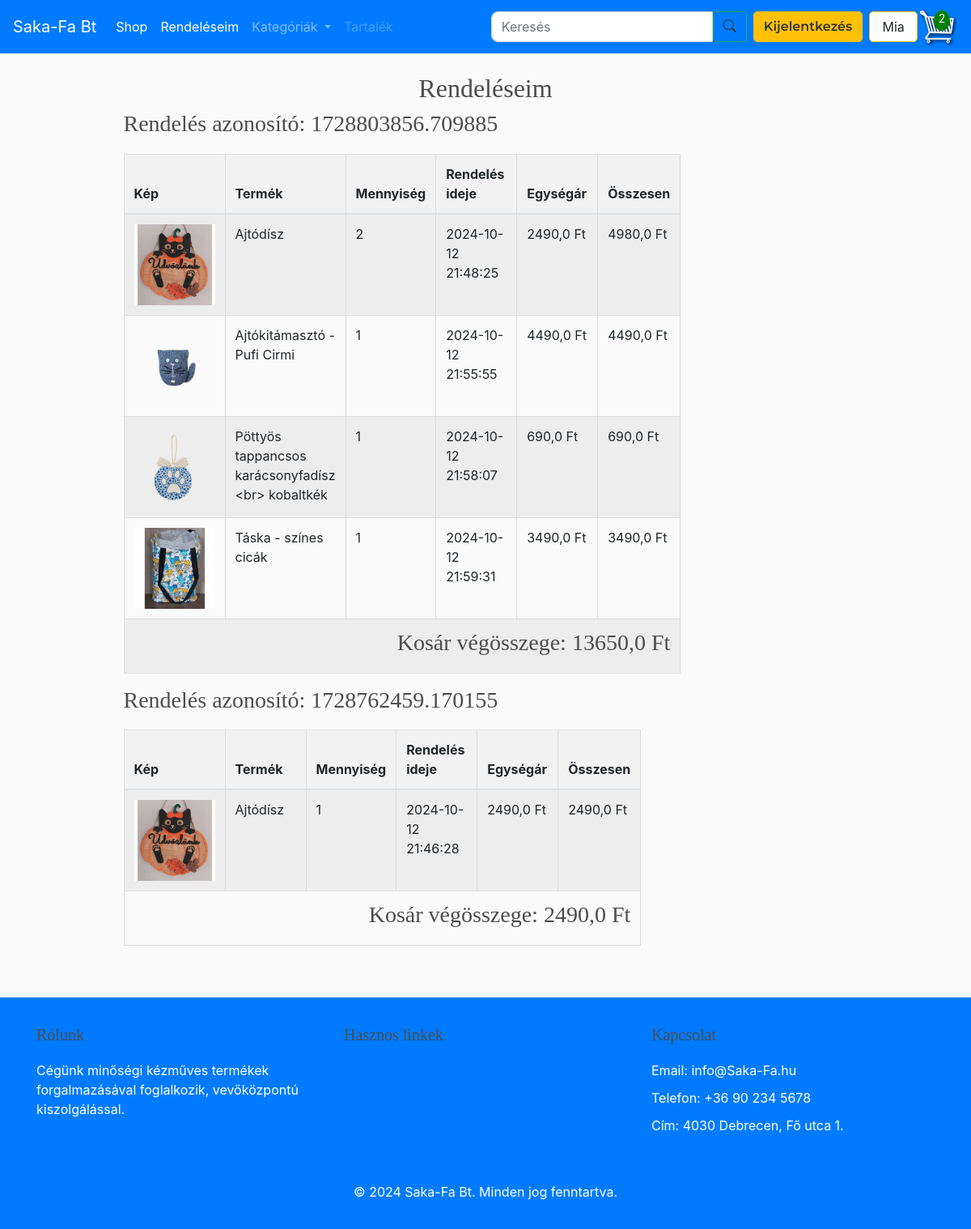
/orders/ (signed in), run on an earlier commit of the app's database.
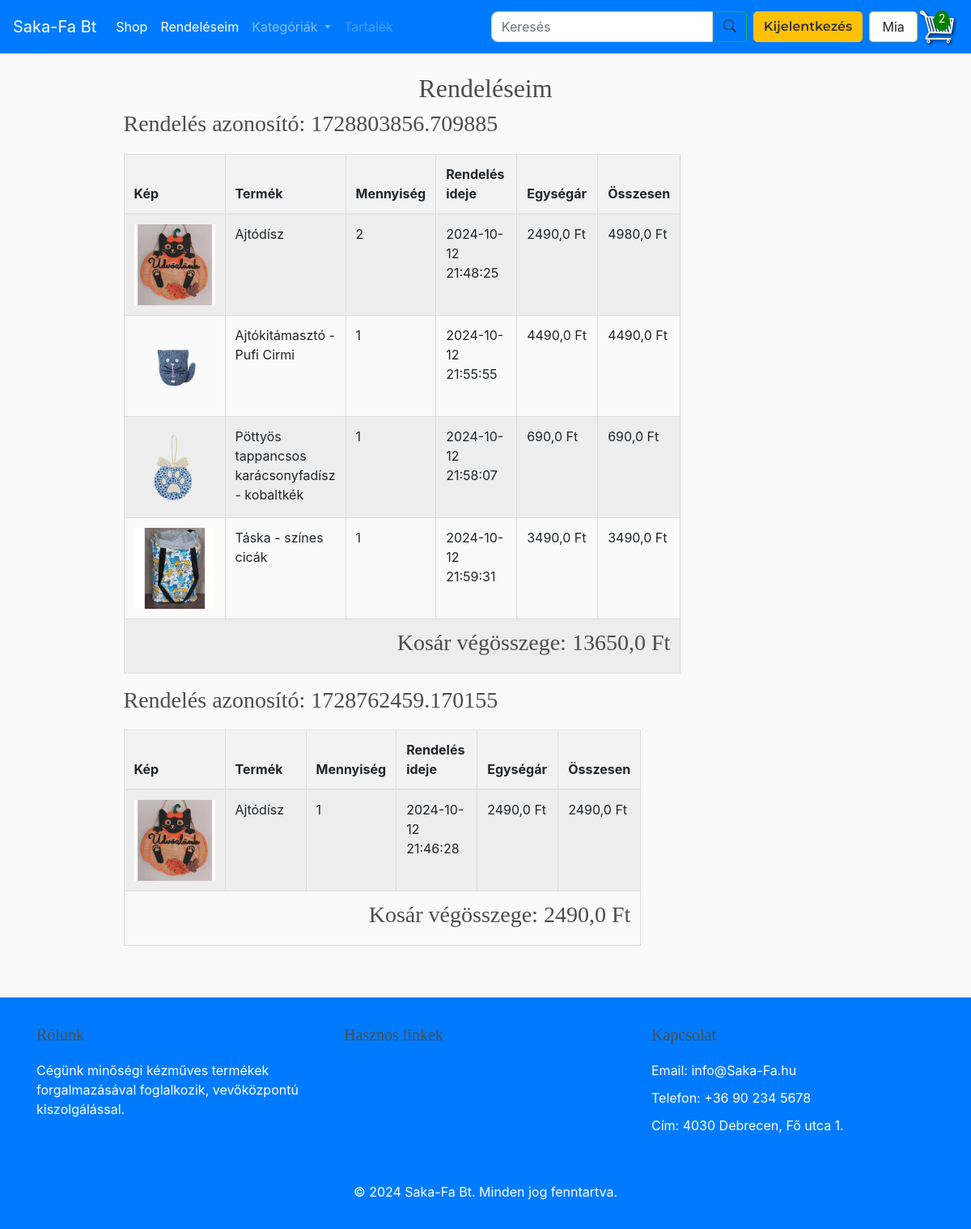
And on a later commit of the database.
### store/models.py (models this page shows, shortened)
class OrderItem(models.Model):
    product = models.ForeignKey(Product, on_delete=models.SET_NULL, null=True)
    order = models.ForeignKey(Order, on_delete=models.SET_NULL, null=True)
    quantity = models.IntegerField(default=0, null=True, blank=True)
    date_added = models.DateTimeField(auto_now_add=True)
    class Meta:
        verbose_name = "Rendelési tétel"
        verbose_name_plural = "Rendelési tételek"
    @property
    def get_total(self):
        if self.product and self.product.price is not None:
            return self.product.price * self.quantity
        return 0  # Visszatér 0, ha a termék nincs vagy a price null

class Product(models.Model):
    CATEGORY_CHOICES = [
        ('option1', 'FÁBÓL KÉSZÜLT'),
        ('option2', 'KÖTÖTT-HORGOLT'),
        ('option3', 'PÖTTYÖSCICA'),
        ('option4', 'TEXTIL'),
    ]
    name = models.CharField(max_length=200)
    price = models.FloatField()
    image = models.ImageField(null=True, blank=True)
    description = models.TextField(blank=True)  # Új mező a leíráshoz
    category = models.CharField(max_length=10, choices=CATEGORY_CHOICES, default='option1')  # Legördülő menü mező
    class Meta:
        verbose_name = "Termék"
        verbose_name_plural = "Termékek"
    @property
    def imageURL(self):
        try:
            url = self.image.url
        except:
            url = ''
        return url

### store/views.py (the view)
# urls.py: path('orders/', views.order_list, name='order_list'),  # Rendelések listája
def order_list(request):
    if request.user.is_authenticated:
        customer = request.user.customer
        completed_orders = Order.objects.filter(customer=customer, complete=True).order_by('-date_order').prefetch_related('orderitem_set')
        cart_data = cartData(request)
        cart_items_count = cart_data['cartItems']
        cart_items = cart_data['items']
        order = cart_data['order']
        products = Product.objects.all()
        orders_by_transaction = {}
        for order in completed_orders:
            transaction_id = order.transaction_id
            if transaction_id not in orders_by_transaction:
                orders_by_transaction[transaction_id] = []
            orders_by_transaction[transaction_id].append(order)
            for order_item in order.orderitem_set.all():
                if order_item.product:  # Ellenőrizd, hogy a product nem None
                    order_item.total_price = order_item.product.price * order_item.quantity
                else:
                    order_item.total_price = 0  # Vagy más logika, ha a product nem található
        context = {
            'orders_by_transaction': orders_by_transaction,
            'cartItems': cart_items_count,
            'cart_items': cart_items,  # Az aktuális kosár tételei a kontextusban
            'order': order,
            'products': products,
            'items': cart_items
        }
    else:
        context = {
            'message': 'Csak bejelentkezett felhasználóknak!',
            'cartItems': 0,
            'cart_items': []  # Üres kosár nem bejelentkezett felhasználóknál
        }
    return render(request, 'store/order_list.html', context)

### store/models.py (called while the page is built)
    @property
    def get_cart_total(self):
        orderitems = self.orderitem_set.all()
        total = sum([item.get_total for item in orderitems])
        return total

    @property
    def get_cart_items(self):
        orderitems = self.orderitem_set.all()
        total = sum([item.quantity for item in orderitems])
        return total

### store/views.py (called while the page is built)
def cartData(request):
    if request.user.is_authenticated:
        customer = request.user.customer
        orders = Order.objects.filter(customer=customer, complete=False)
        if orders.exists():
            order = orders.first()
            items = order.orderitem_set.all()
            cartItems = order.get_cart_items
        else:
            items = []
            cartItems = 0
            order = {'get_cart_total': 0, 'get_cart_items': 0}  # Üres kosár
    else:
        items = []
        cartItems = 0
        order = {'get_cart_total': 0, 'get_cart_items': 0}  # Üres kosár
    return {'cartItems': cartItems, 'order': order, 'items': items}

### store/templates/store/order_list.html (shortened to what this page needs)
{% extends "store/main.html" %}
{% load static %}
{% block content %}
<h2 class="text-center">Rendeléseim</h2>
<div class="container">
    <div class="row justify-content-center">
        <div class="col-12 col-md-10">
        {% if user.is_authenticated %}
            {% if orders_by_transaction %}
                {% for transaction_id, orders in orders_by_transaction.items %}
                    <h3>Rendelés azonosító: {{ transaction_id }}</h3>
                    <table class="table table-striped table-responsive">
                        <thead>
                            <tr>
                                <th>Kép</th>
                                <th>Termék</th>
                                <th>Mennyiség</th>
                                <th>Rendelés ideje</th>
                                <th>Egységár</th>
                                <th>Összesen</th>
                            </tr>
                        </thead>
                        <tbody>
                            {% for order in orders %}
                                {% for order_item in order.orderitem_set.all %}
                                <tr>
                                    <td><img src="{{ order_item.product.image.url }}" alt="{{ order_item.product.name }}"></td>
                                    <td>{{ order_item.product.name }}</td>
                                    <td>{{ order_item.quantity }}</td>
                                    <td>{{ order_item.date_added|date:"Y-m-d H:i:s" }}</td>
                                    <td>{{ order_item.product.price }} Ft</td>
                                    <td>{{ order_item.total_price }} Ft</td>
                                </tr>
                                {% endfor %}
                                <tr>
                                    <td colspan="6" class="text-right">
                                        <h3>Kosár végösszege: {{ order.get_cart_total }} Ft</h3>
                                    </td>
                                </tr>
                            {% endfor %}
                        </tbody>
                    </table>
                {% endfor %}
            {% else %}
                <p>Nincsenek leadott rendeléseid.</p>
            {% endif %}
        {% else %}
            <p>{{ message }}</p>
        {% endif %}
        </div>
    </div>
</div>
{% endblock content %}

What changed in the data, as far as the page shows it:
changed through a linked row, OrderItem: product.name "Pöttyös tappancsos karácsonyfadísz <br> kobaltkék" → "Pöttyös tappancsos karácsonyfadísz - kobaltkék"
